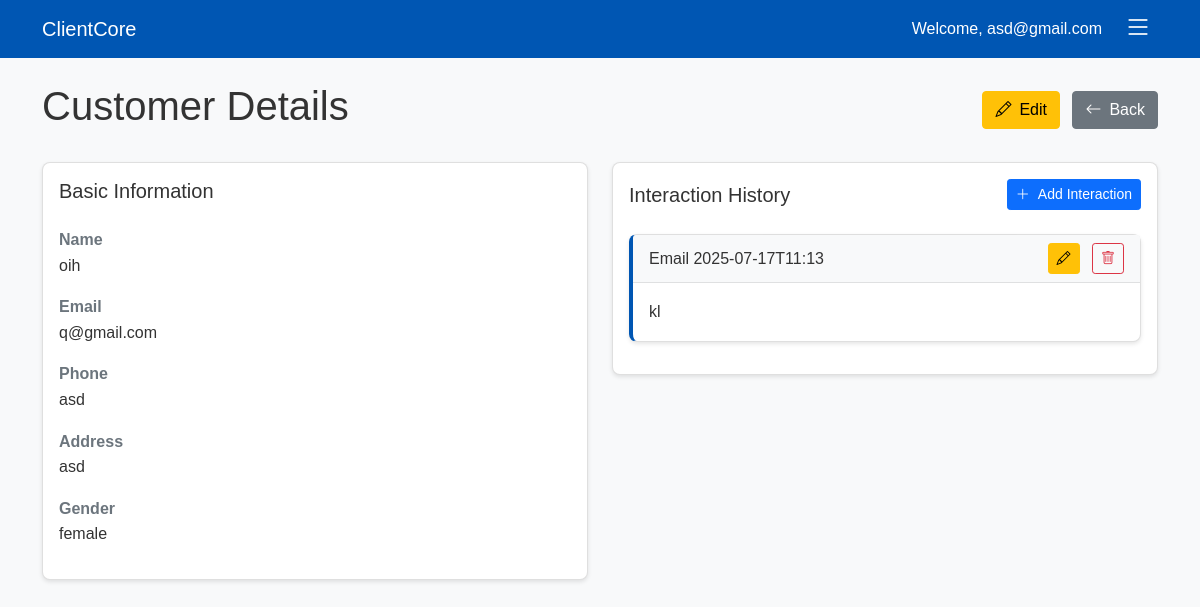
/customer/2 (signed in), run on an earlier commit of the app's database.
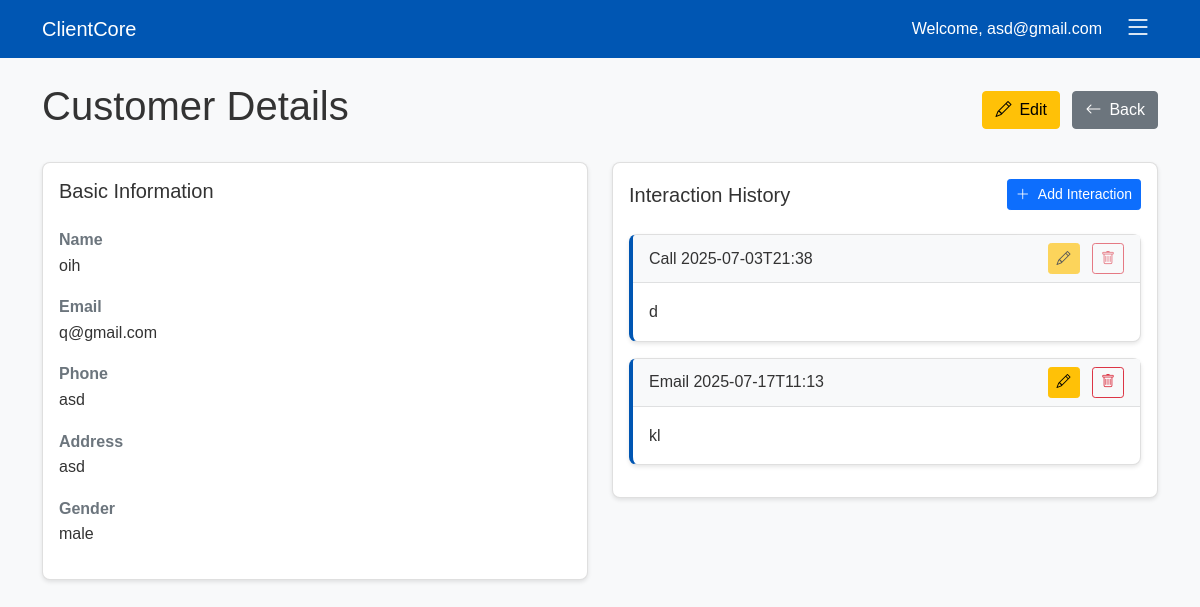
And on a later commit of the database.
### tables this page shows
CREATE TABLE customers
                 (id INTEGER PRIMARY KEY AUTOINCREMENT,
                  name TEXT NOT NULL,
                  email TEXT,
                  phone TEXT,
                  address TEXT,
                  gender TEXT,
                  status TEXT DEFAULT 'New',
                  created_at TIMESTAMP DEFAULT CURRENT_TIMESTAMP);

CREATE TABLE interactions
                 (id INTEGER PRIMARY KEY AUTOINCREMENT,
                  customer_id INTEGER,
                  user_id INTEGER,
                  interaction_type TEXT NOT NULL,
                  notes TEXT,
                  reminder_date TIMESTAMP,
                  created_at TIMESTAMP DEFAULT CURRENT_TIMESTAMP,
                  FOREIGN KEY (customer_id) REFERENCES customers (id),
                  FOREIGN KEY (user_id) REFERENCES users (id));

### app.py (the view)
@app.route('/customer/<int:customer_id>')
def view_customer(customer_id):
    if 'user_id' not in session:
        return redirect(url_for('login'))
    conn = get_db()
    cursor = conn.cursor()
    cursor.execute('SELECT * FROM customers WHERE id = ?', (customer_id,))
    customer = cursor.fetchone()
    cursor.execute('''SELECT * FROM interactions
                 WHERE customer_id = ?
                 ORDER BY created_at DESC''', (customer_id,))
    interactions = cursor.fetchall()
    conn.close()
    if not customer:
        flash('Customer not found', 'error')
        return redirect(url_for('customers'))
    return render_template('view_customer.html',
                         customer=customer,
                         interactions=interactions,
                         current_user_id=session['user_id'])

### app.py (called while the page is built)
def get_db():
    conn = sqlite3.connect('crm.db')
    conn.row_factory = sqlite3.Row
    return conn

### templates/view_customer.html (shortened to what this page needs)
<!DOCTYPE html>
<html lang="en">
<head>
    <link href="https://cdn.jsdelivr.net/npm/bootstrap@5.1.3/dist/css/bootstrap.min.css" rel="stylesheet">
    <link href="https://cdn.jsdelivr.net/npm/bootstrap-icons@1.7.2/font/bootstrap-icons.css" rel="stylesheet">
</head>
<body>
    <nav class="navbar navbar-expand-lg navbar-dark">
        <div class="container">
            <a class="navbar-brand" href="{{ url_for('index') }}">ClientCore</a>
            <div class="d-flex align-items-center">
                <span class="text-white me-3">Welcome, {{ session.email }}</span>
                <div class="dropdown">
                    <button class="menu-button" type="button" id="dropdownMenuButton" data-bs-toggle="dropdown" aria-expanded="false">
                        <i class="bi bi-list"></i>
                    </button>
                </div>
            </div>
        </div>
    </nav>
    <div class="container py-4">
        <div class="d-flex justify-content-between align-items-center mb-4">
            <h1>Customer Details</h1>
            <div>
                <a href="{{ url_for('edit_customer', customer_id=customer.id) }}" class="btn btn-warning me-2">
                    <i class="bi bi-pencil me-2"></i>Edit
                </a>
                <a href="{{ url_for('customers') }}" class="btn btn-secondary">
                    <i class="bi bi-arrow-left me-2"></i>Back
                </a>
            </div>
        </div>
        <div class="row">
            <div class="col-md-6">
                <div class="card mb-4">
                    <div class="card-body">
                        <h5 class="card-title mb-4">Basic Information</h5>
                        <dl class="customer-info">
                            <dt>Name</dt>
                            <dd>{{ customer.name }}</dd>
                            <dt>Email</dt>
                            <dd>{{ customer.email }}</dd>
                            <dt>Phone</dt>
                            <dd>{{ customer.phone }}</dd>
                            <dt>Address</dt>
                            <dd>{{ customer.address }}</dd>
                            <dt>Gender</dt>
                            <dd>{{ customer.gender }}</dd>
                        </dl>
                    </div>
                </div>
            </div>
            <div class="col-md-6">
                <div class="card mb-4">
                    <div class="card-body">
                        <div class="d-flex justify-content-between align-items-center mb-4">
                            <h5 class="card-title mb-0">Interaction History</h5>
                            <button type="button" class="btn btn-primary btn-sm" data-bs-toggle="modal" data-bs-target="#addInteractionModal">
                                <i class="bi bi-plus-lg me-2"></i>Add Interaction
                            </button>
                        </div>
                        {% if interactions %}
                            {% for interaction in interactions %}
                            <div class="interaction-card card mb-3">
                                <div class="card-header d-flex justify-content-between align-items-center">
                                    <span>{{ interaction.interaction_type }} {{ interaction.reminder_date }}</span>
                                    <div>
                                        {% if interaction.user_id == current_user_id %}
                                            <a href="{{ url_for('edit_interaction', customer_id=customer.id, interaction_id=interaction.id) }}" class="btn btn-sm btn-warning me-2" title="Edit">
                                                <i class="bi bi-pencil"></i>
                                            </a>
                                            <button type="button" class="btn btn-sm btn-outline-danger" data-bs-toggle="modal" data-bs-target="#deleteInteractionModal{{ interaction.id }}" title="Delete">
                                                <i class="bi bi-trash"></i>
                                            </button>
                                        {% else %}
                                            <button type="button" class="btn btn-sm btn-warning me-2" title="You can only edit your own interactions" disabled>
                                                <i class="bi bi-pencil"></i>
                                            </button>
                                            <button type="button" class="btn btn-sm btn-outline-danger" title="You can only delete your own interactions" disabled>
                                                <i class="bi bi-trash"></i>
                                            </button>
                                        {% endif %}
                                    </div>
                                </div>
                                <div class="card-body">
                                    <p class="card-text">{{ interaction.notes }}</p>
                                </div>
                            </div>
                            {% endfor %}
                        {% else %}
                            <p class="text-muted">No interactions recorded yet.</p>
                        {% endif %}
                    </div>
                </div>
            </div>
        </div>
    </div>
</body>
</html>

### templates/view_customer.html (style rules this page uses)
:root { --primary-color: #0056b3; --secondary-color: #6c757d; --success-color: #28a745; --danger-color: #dc3545; --warning-color: #ffc107; --info-color: #17a2b8; --light-color: #f8f9fa; --dark-color: #343a40; }
body { font-family: Arial, sans-serif; line-height: 1.6; color: #333; background-color: #f8f9fa; display: flex; flex-direction: column; min-height: 100vh; }
.navbar { background-color: var(--primary-color); }
.navbar-brand { color: white !important; }
.card { border-radius: 0.5rem; box-shadow: 0 2px 4px rgba(0,0,0,0.1); }
.menu-button { font-size: 1.75rem; padding: 0.5rem; color: white; background: none; border: none; cursor: pointer; transition: all 0.2s ease; display: flex; align-items: center; justify-content: center; width: 40px; height: 40px; border-radius: 50%; }
.menu-button i { transition: transform 0.2s ease; }
.customer-info dt { font-weight: 600; color: var(--secondary-color); }
.customer-info dd { margin-bottom: 1rem; }
.interaction-card { border-left: 4px solid var(--primary-color); margin-bottom: 1rem; }
.interaction-card .card-header { background-color: var(--light-color); border-bottom: 1px solid rgba(0,0,0,0.1); }
.interaction-card .card-body { padding: 1rem; }

What changed in the data, as far as the page shows it:
changed customers "oih": gender "female" → "male"
added interactions: interaction_type "Call", reminder_date "2025-07-03T21:38", notes "d"
